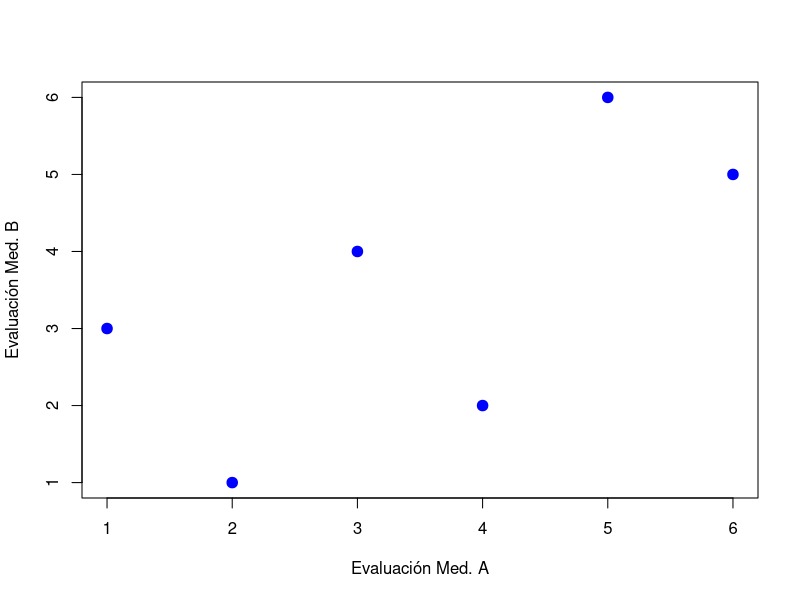

Reproduce this figure in R.
# Tau de Kendall --------------------------------------------------------


tau <- data.frame(
  A = c(1, 2, 3, 4, 5, 6),
  B = c(3, 1, 4, 2, 6, 5)
)

# Correlación Kendall
cor.test(tau$A, tau$B, method = "kendall")

# Gráfica
plot(tau$A, tau$B,
     col = "blue",
     pch = 19,
     cex = 1.4,
     xlab = "Evaluación Med. A",
     ylab = "Evaluación Med. B")  
